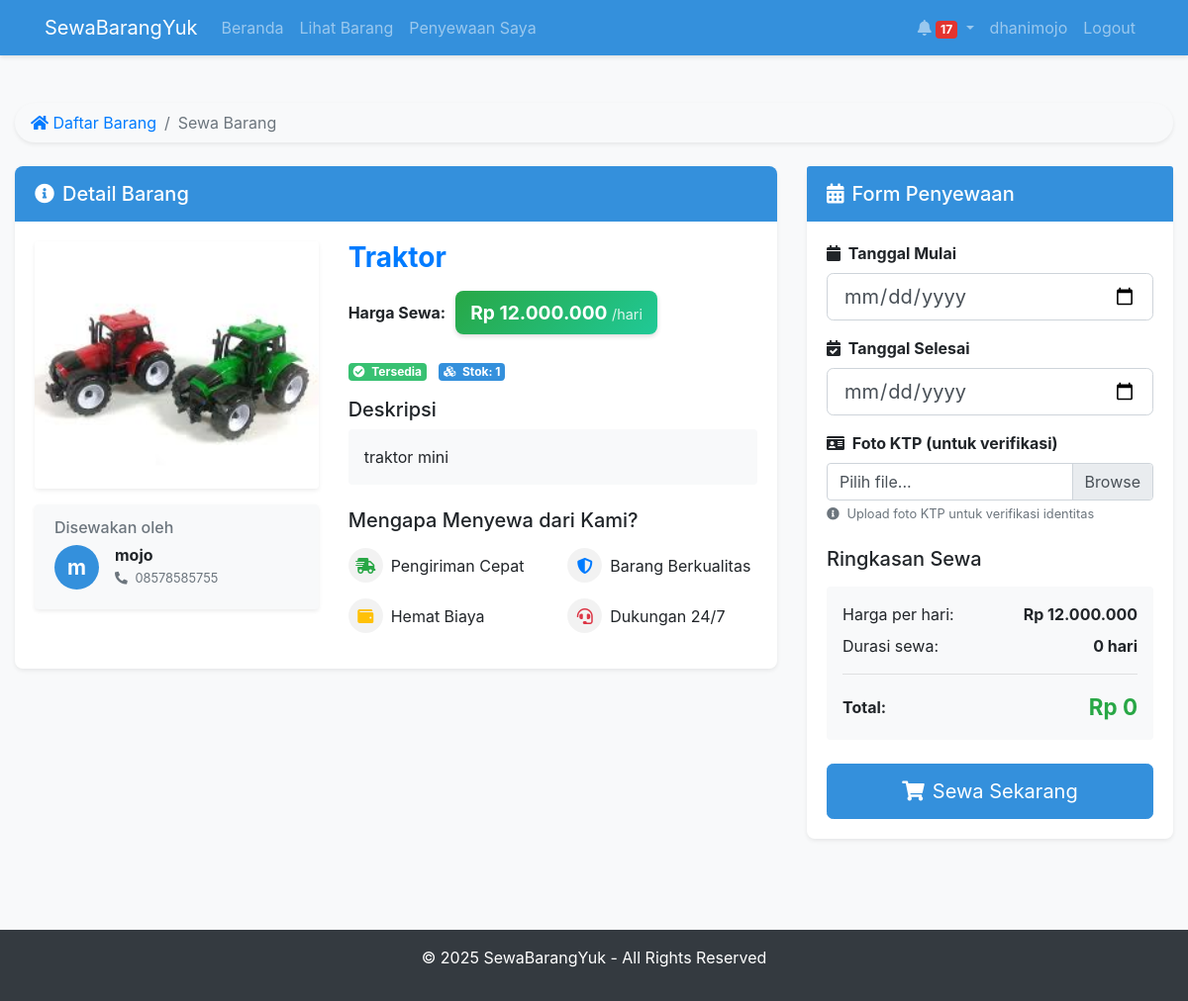
The page /renter/rent_item.php?id=9 (signed in) on the database its author committed.
### tables this page shows
CREATE TABLE `items` (
  `item_id` int(11) NOT NULL,
  `owner_id` int(11) NOT NULL,
  `name` varchar(100) NOT NULL,
  `description` text DEFAULT NULL,
  `price_per_day` decimal(10,2) NOT NULL,
  `stock` int(11) NOT NULL DEFAULT 1,
  `image` text DEFAULT NULL,
  `is_available` tinyint(1) DEFAULT 1,
  `created_at` timestamp NOT NULL DEFAULT current_timestamp(),
  `updated_at` timestamp NOT NULL DEFAULT current_timestamp() ON UPDATE current_timestamp()
);

CREATE TABLE `users` (
  `user_id` int(11) NOT NULL,
  `name` varchar(100) NOT NULL,
  `email` varchar(100) NOT NULL,
  `password` varchar(255) NOT NULL,
  `address` text NOT NULL,
  `phone` varchar(20) NOT NULL,
  `profile_image` varchar(255) DEFAULT NULL,
  `user_type` enum('renter','owner','both') NOT NULL DEFAULT 'renter',
  `created_at` timestamp NOT NULL DEFAULT current_timestamp(),
  `updated_at` timestamp NOT NULL DEFAULT current_timestamp() ON UPDATE current_timestamp()
);

### config/db.php (called while the page is built, shortened)
<?php
$host = 'localhost';
$db = 'rental_system';
$user = 'root';
$pass = '';
$charset = 'utf8mb4';
$dsn = "mysql:host=$host;dbname=$db;charset=$charset";
$options = [
    PDO::ATTR_ERRMODE            => PDO::ERRMODE_EXCEPTION,
    PDO::ATTR_DEFAULT_FETCH_MODE => PDO::FETCH_ASSOC,
    PDO::ATTR_EMULATE_PREPARES   => false,
];
try {
    $pdo = new PDO($dsn, $user, $pass, $options);
} catch (PDOException $e) {
    throw new PDOException($e->getMessage(), (int)$e->getCode());
}
function executeQuery($sql, $params = []) {
    global $pdo;
    $stmt = $pdo->prepare($sql);
    $stmt->execute($params);
    return $stmt;
}
function fetchOne($sql, $params = []) {
    $stmt = executeQuery($sql, $params);
    return $stmt->fetch();
}
?>

### includes/functions.php (called while the page is built, shortened)
<?php
function formatPrice($price) {
    return 'Rp ' . number_format($price, 0, ',', '.');
}
?>

### renter/rent_item.php (the view, shortened to what this page needs)
<?php
require_once '../includes/header.php';
$item_id = $_GET['id'] ?? 0;
$success = '';
$item = fetchOne("SELECT i.*, u.name as owner_name, u.phone as owner_phone
                  FROM items i
                  JOIN users u ON i.owner_id = u.user_id
                  WHERE i.item_id = ? AND i.is_available = 1 AND i.stock > 0", [$item_id]);
?>
<div class="container-fluid py-4">
    <nav aria-label="breadcrumb" class="mb-4">
        <ol class="breadcrumb bg-light rounded-pill px-3 py-2 shadow-sm">
            <li class="breadcrumb-item"><a href="view_items.php" class="text-decoration-none"><i class="fas fa-home"></i> Daftar Barang</a></li>
            <li class="breadcrumb-item active" aria-current="page">Sewa Barang</li>
        </ol>
    </nav>
    <div class="row">
        <div class="col-lg-8 mb-4">
            <div class="card border-0 shadow-sm rounded-lg overflow-hidden">
                <div class="card-header bg-primary text-white py-3">
                    <h2 class="h5 mb-0"><i class="fas fa-info-circle mr-2"></i>Detail Barang</h2>
                </div>
                <div class="card-body">
                    <div class="row">
                        <div class="col-md-5">
                            <div class="item-image-container rounded overflow-hidden shadow-sm">
                                <?php if ($item['image']): ?>
                                <img src="../assets/images/uploads/items/<?= $item['image'] ?>" class="img-fluid" alt="<?= htmlspecialchars($item['name']) ?>">
                                <?php else: ?>
                                <div class="bg-light p-5 text-center">
                                    <i class="fas fa-box fa-5x text-muted"></i>
                                </div>
                                <?php endif; ?>
                            </div>
                            <div class="card mt-3 border-0 bg-light shadow-sm">
                                <div class="card-body">
                                    <h6 class="card-subtitle mb-2 text-muted">Disewakan oleh</h6>
                                    <div class="d-flex align-items-center">
                                        <div class="avatar-circle mr-3 bg-primary text-white">
                                            <span><?= substr($item['owner_name'], 0, 1) ?></span>
                                        </div>
                                        <div>
                                            <h6 class="mb-0 font-weight-bold"><?= htmlspecialchars($item['owner_name']) ?></h6>
                                            <?php if (!empty($item['owner_phone'])): ?>
                                            <small class="text-muted"><i class="fas fa-phone-alt mr-1"></i> <?= htmlspecialchars($item['owner_phone']) ?></small>
                                            <?php endif; ?>
                                        </div>
                                    </div>
                                </div>
                            </div>
                        </div>
                        <div class="col-md-7">
                            <h3 class="text-primary font-weight-bold mb-3"><?= htmlspecialchars($item['name']) ?></h3>
                            <div class="mb-4 price-highlight">
                                <span class="font-weight-bold">Harga Sewa:</span>
                                <div class="price-tag">
                                    <span class="price-amount"><?= formatPrice($item['price_per_day']) ?></span>
                                    <span class="price-period">/hari</span>
                                </div>
                            </div>
                            <div class="mb-3">
                                <span class="badge badge-success mr-2"><i class="fas fa-check-circle mr-1"></i> Tersedia</span>
                                <span class="badge badge-info"><i class="fas fa-cubes mr-1"></i> Stok: <?= $item['stock'] ?></span>
                            </div>
                            <div class="description-section">
                                <h5 class="mb-2">Deskripsi</h5>
                                <div class="p-3 bg-light rounded">
                                    <p class="mb-0"><?= nl2br(htmlspecialchars($item['description'])) ?></p>
                                </div>
                            </div>
                            <div class="mt-4">
                                <h5 class="mb-3">Mengapa Menyewa dari Kami?</h5>
                                <div class="row">
                                    <div class="col-md-6">
                                        <div class="d-flex align-items-center mb-3">
                                            <div class="feature-icon mr-2">
                                                <i class="fas fa-shipping-fast text-success"></i>
                                            </div>
                                            <div>Pengiriman Cepat</div>
                                        </div>
                                    </div>
                                    <div class="col-md-6">
                                        <div class="d-flex align-items-center mb-3">
                                            <div class="feature-icon mr-2">
                                                <i class="fas fa-shield-alt text-primary"></i>
                                            </div>
                                            <div>Barang Berkualitas</div>
                                        </div>
                                    </div>
                                    <div class="col-md-6">
                                        <div class="d-flex align-items-center mb-3">
                                            <div class="feature-icon mr-2">
                                                <i class="fas fa-wallet text-warning"></i>
                                            </div>
                                            <div>Hemat Biaya</div>
                                        </div>
                                    </div>
                                    <div class="col-md-6">
                                        <div class="d-flex align-items-center mb-3">
                                            <div class="feature-icon mr-2">
                                                <i class="fas fa-headset text-danger"></i>
                                            </div>
                                            <div>Dukungan 24/7</div>
                                        </div>
                                    </div>
                                </div>
                            </div>
                        </div>
                    </div>
                </div>
            </div>
        </div>
        <div class="col-lg-4">
            <div class="card border-0 shadow-sm rounded-lg">
                <div class="card-header bg-primary text-white py-3">
                    <h3 class="h5 mb-0"><i class="fas fa-calendar-alt mr-2"></i>Form Penyewaan</h3>
                </div>
                <div class="card-body">
                    <?php if ($success): ?>
                    <div class="alert alert-success d-flex align-items-center">
                        <i class="fas fa-check-circle mr-2"></i>
                        <div><?= $success ?></div>
                    </div>
                    <div class="success-animation">
                        <div class="checkmark-circle">
                            <div class="checkmark draw"></div>
                        </div>
                    </div>
                    <div class="text-center mt-4">
                        <a href="my_rentals.php" class="btn btn-success btn-lg">
                            <i class="fas fa-list-alt mr-2"></i>Lihat Penyewaan Saya
                        </a>
                    </div>
                    <?php else: ?>
                    <form method="post" enctype="multipart/form-data">
                        <div class="form-group">
                            <label for="start_date" class="font-weight-bold">
                                <i class="fas fa-calendar mr-1"></i> Tanggal Mulai
                            </label>
                            <input type="date" class="form-control form-control-lg" id="start_date" name="start_date" min="<?= date('Y-m-d') ?>" required>
                        </div>
                        <div class="form-group">
                            <label for="end_date" class="font-weight-bold">
                                <i class="fas fa-calendar-check mr-1"></i> Tanggal Selesai
                            </label>
                            <input type="date" class="form-control form-control-lg" id="end_date" name="end_date" min="<?= date('Y-m-d') ?>" required>
                        </div>
                        <div class="form-group">
                            <label for="id_card" class="font-weight-bold">
                                <i class="fas fa-id-card mr-1"></i> Foto KTP (untuk verifikasi)
                            </label>
                            <div class="custom-file">
                                <label class="custom-file-label" for="id_card">Pilih file...</label>
                            </div>
                            <small class="form-text text-muted">
                                <i class="fas fa-info-circle mr-1"></i> Upload foto KTP untuk verifikasi identitas
                            </small>
                        </div>
                        <div class="rental-summary mt-4 mb-4">
                            <h5 class="mb-3">Ringkasan Sewa</h5>
                            <div class="p-3 bg-light rounded">
                                <div class="d-flex justify-content-between mb-2">
                                    <span>Harga per hari:</span>
                                    <span class="font-weight-bold"><?= formatPrice($item['price_per_day']) ?></span>
                                </div>
                                <div class="d-flex justify-content-between mb-2">
                                    <span>Durasi sewa:</span>
                                    <span class="font-weight-bold" id="rental_days">0 hari</span>
                                </div>
                                <hr>
                                <div class="d-flex justify-content-between align-items-center">
                                    <span class="font-weight-bold">Total:</span>
                                    <span class="total-price" id="total_price">Rp 0</span>
                                </div>
                            </div>
                        </div>
                        <button type="submit" class="btn btn-primary btn-lg btn-block">
                            <i class="fas fa-shopping-cart mr-2"></i>Sewa Sekarang
                        </button>
                    </form>
                    <?php endif; ?>
                </div>
            </div>
        </div>
    </div>
</div>
<?php require_once '../includes/footer.php'; ?>

### assets/css/style.css (style rules this page uses)
body { background-color: #f8f9fa; min-height: 100vh; display: flex; flex-direction: column; }
.card { box-shadow: 0 1px 3px rgba(0, 0, 0, 0.1); border: none; margin-bottom: 20px; }
.card-header { background-color: rgba(0, 0, 0, 0.03); border-bottom: 1px solid rgba(0, 0, 0, 0.125); }
.btn-primary { background-color: #3490dc; border-color: #3490dc; }
.badge-success { background-color: #38c172; }
.badge-info { background-color: #3490dc; }
.text-muted { color: #6c757d !important; }
.bg-primary { background-color: #3490dc !important; }

### renter/rent_item.php (style rules this page uses)
.rounded-lg { border-radius: 0.5rem !important; }
.item-image-container { position: relative; overflow: hidden; height: 250px; }
.item-image-container img { width: 100%; height: 100%; object-fit: cover; }
.price-tag { background: linear-gradient(135deg, #28a745 0%, #20c997 100%); border-radius: 8px; padding: 8px 15px; display: inline-block; margin-left: 10px; box-shadow: 0 2px 5px rgba(0,0,0,0.15); }
.price-amount { font-size: 1.2rem; font-weight: bold; color: white; }
.price-period { font-size: 0.9rem; color: rgba(255, 255, 255, 0.85); }
.price-highlight { display: flex; align-items: center; }
.total-price { font-size: 1.4rem; font-weight: bold; color: #28a745; }
.feature-icon { width: 35px; height: 35px; display: flex; align-items: center; justify-content: center; border-radius: 50%; background-color: rgba(0,0,0,0.05); }
.feature-icon i { font-size: 1rem; }
.avatar-circle { width: 45px; height: 45px; border-radius: 50%; display: flex; align-items: center; justify-content: center; font-size: 1.3rem; font-weight: bold; }
.card-header { border-bottom: none; }
.form-control-lg { border-radius: 0.4rem; }
.btn-lg { border-radius: 0.4rem; padding: 0.75rem 1rem; }
.rounded-pill { border-radius: 50rem !important; }
.shadow-sm { box-shadow: 0 0.125rem 0.25rem rgba(0, 0, 0, 0.075) !important; }

### rows shown on the page
items: image (picture), owner.name "m", owner.name "mojo", owner.phone "08578585755", name "Traktor", price_per_day "Rp 12.000.000", stock "1", description "traktor mini"

### other values the page prints
$unread_count "17"
$_SESSION['user_name'] "dhanimojo"
